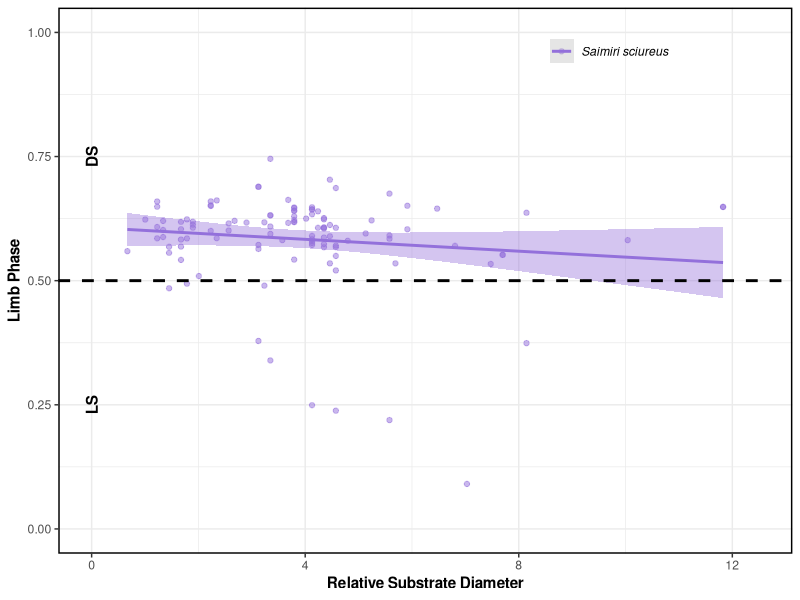
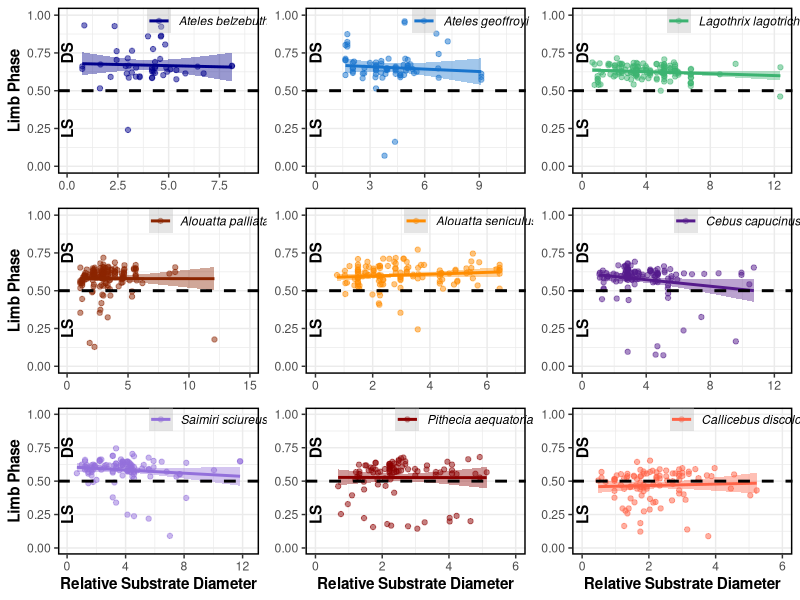

The R source for these figures, in order:
library(tidyverse)
library(cowplot)

d<-read_csv("data.csv")
head(d)

#creating plots for relative substrate diameter
p1<-ggplot(subset(d, Species %in% "Alouatta palliata"), 
  aes(x = scaled_Diam, y = MeanLphsMS)) +scale_color_manual(values="orangered4")+
  geom_point(aes(color=Species), alpha=.5)+geom_smooth(method="lm",formula=y~x, aes(color=Species), fill="orangered4")+
  labs(y= "Limb Phase", x = "Relative Substrate Diameter")+ylim(0.00, 1.00)+xlim(0.0,15.0)+
  geom_hline(yintercept=.5, linetype="dashed", size=1)+
  annotate(geom = "text", x = 0, y = .75, label = "DS", color = "black", angle = 90, fontface=2)+
  annotate(geom = "text", x = 0, y = .25, label = "LS", color = "black", angle = 90, fontface=2)+
  theme(axis.title.x=element_blank(),legend.position=c(.75,.92),
  legend.title=element_blank(), legend.background = element_rect(fill=NA),legend.text=element_text(face="italic"))+
  guides(color=guide_legend(override.aes=list(fill="gray")))
p1<-p1+theme(panel.background = element_blank(), panel.border = element_rect(colour = "black", fill=NA, size=1),
             panel.grid=element_line("gray92"), axis.title.y=element_text(face="bold"))

p2<-ggplot(subset(d, Species %in% "Alouatta seniculus"), 
  aes(x = scaled_Diam, y = MeanLphsMS)) +scale_color_manual(values="darkorange")+
  geom_point(aes(color=Species), alpha=.5)+geom_smooth(method="lm",formula=y~x, aes(color=Species), fill="darkorange")+
  labs(y= "Limb Phase", x = "Relative Substrate Diameter")+ylim(0.00, 1.00)+xlim(0.0,7.0)+
  geom_hline(yintercept=.5, linetype="dashed", size=1)+
  annotate(geom = "text", x = 0, y = .75, label = "DS", color = "black", angle = 90, fontface=2)+
  annotate(geom = "text", x = 0, y = .25, label = "LS", color = "black", angle = 90, fontface=2)+
  theme(axis.title.x=element_blank(), axis.title.y=element_blank(),legend.position=c(.75,.92),
  legend.title=element_blank(), legend.background = element_rect(fill=NA),legend.text=element_text(face="italic"))+
  guides(color=guide_legend(override.aes=list(fill="gray")))
p2<-p2+theme(panel.background = element_blank(), panel.border = element_rect(colour = "black", fill=NA, size=1),
             panel.grid=element_line("gray92"))

p3<-ggplot(subset(d, Species %in% "Ateles belzebuth"), 
  aes(x = scaled_Diam, y = MeanLphsMS)) +scale_color_manual(values="darkblue")+
  geom_point(aes(color=Species), alpha=.5)+geom_smooth(method="lm",formula=y~x, aes(color=Species), fill="darkblue")+
  labs(y= "Limb Phase", x = "Relative Substrate Diameter")+ylim(0.00, 1.00)+xlim(0.0,9.0)+
  geom_hline(yintercept=.5, linetype="dashed", size=1)+
  annotate(geom = "text", x = 0, y = .75, label = "DS", color = "black", angle = 90, fontface=2)+
  annotate(geom = "text", x = 0, y = .25, label = "LS", color = "black", angle = 90, fontface=2)+
  theme(axis.title.x=element_blank(),legend.position=c(.75,.92),
  legend.title=element_blank(), legend.background = element_rect(fill=NA),legend.text=element_text(face="italic"))+
  guides(color=guide_legend(override.aes=list(fill="gray")))
p3<-p3+theme(panel.background = element_blank(), panel.border = element_rect(colour = "black", fill=NA, size=1),
             panel.grid=element_line("gray92"), axis.title.y=element_text(face="bold"))

p4<-ggplot(subset(d, Species %in% "Ateles geoffroyi"), 
  aes(x = scaled_Diam, y = MeanLphsMS)) +scale_color_manual(values="dodgerblue3")+
  geom_point(aes(color=Species), alpha=.5)+geom_smooth(method="lm",formula=y~x,aes(color=Species), fill="dodgerblue3")+
  labs(y= "Limb Phase", x = "Relative Substrate Diameter")+ylim(0.00, 1.00)+xlim(0.0,11.0)+
  geom_hline(yintercept=.5, linetype="dashed", size=1)+
  annotate(geom = "text", x = 0, y = .75, label = "DS", color = "black", angle = 90, fontface=2)+
  annotate(geom = "text", x = 0, y = .25, label = "LS", color = "black", angle = 90, fontface=2)+
  theme(axis.title.x=element_blank(), axis.title.y=element_blank(),legend.position=c(.75,.92),
  legend.title=element_blank(), legend.background = element_rect(fill=NA),legend.text=element_text(face="italic"))+
  guides(color=guide_legend(override.aes=list(fill="gray")))
p4<-p4+theme(panel.background = element_blank(), panel.border = element_rect(colour = "black", fill=NA, size=1),
             panel.grid=element_line("gray92"))

p5<-ggplot(subset(d, Species %in% "Callicebus discolor"), 
  aes(x = scaled_Diam, y = MeanLphsMS)) +scale_color_manual(values="tomato")+
  geom_point(aes(color=Species), alpha=.5)+geom_smooth(method="lm",formula=y~x, aes(color=Species), fill="tomato")+
  labs(y= "Limb Phase", x = "Relative Substrate Diameter")+ylim(0.00, 1.00)+xlim(0.0,6.0)+
  geom_hline(yintercept=.5, linetype="dashed", size=1)+
  annotate(geom = "text", x = 0, y = .75, label = "DS", color = "black", angle = 90, fontface=2)+
  annotate(geom = "text", x = 0, y = .25, label = "LS", color = "black", angle = 90, fontface=2)+
  theme(axis.title.y=element_blank(),legend.position=c(.75,.92),
  legend.title=element_blank(), legend.background = element_rect(fill=NA),legend.text=element_text(face="italic"))+
  guides(color=guide_legend(override.aes=list(fill="gray")))
p5<-p5+theme(panel.background = element_blank(), panel.border = element_rect(colour = "black", fill=NA, size=1),
             panel.grid=element_line("gray92"),axis.title.x=element_text(face="bold"))

p6<-ggplot(subset(d, Species %in% "Cebus capucinus"), 
  aes(x = scaled_Diam, y = MeanLphsMS)) +scale_color_manual(values="purple4")+
  geom_point(aes(color=Species), alpha=.5)+geom_smooth(method="lm",formula=y~x, aes(color=Species), fill="purple4")+
  labs(y= "Limb Phase", x = "Relative Substrate Diameter")+ylim(0.00, 1.00)+xlim(0.0,12.5)+
  geom_hline(yintercept=.5, linetype="dashed", size=1)+
  annotate(geom = "text", x = 0, y = .75, label = "DS", color = "black", angle = 90, fontface=2)+
  annotate(geom = "text", x = 0, y = .25, label = "LS", color = "black", angle = 90, fontface=2)+
  theme(axis.title.x=element_blank(), axis.title.y=element_blank(),legend.position=c(.75,.92),
  legend.title=element_blank(), legend.background = element_rect(fill=NA),legend.text=element_text(face="italic"))+
  guides(color=guide_legend(override.aes=list(fill="gray")))
p6<-p6+theme(panel.background = element_blank(), panel.border = element_rect(colour = "black", fill=NA, size=1),
             panel.grid=element_line("gray92"))

p7<-ggplot(subset(d, Species %in% "Lagothrix lagotricha"), 
  aes(x = scaled_Diam, y = MeanLphsMS)) +scale_color_manual(values="mediumseagreen")+
  geom_point(aes(color=Species), alpha=.5)+geom_smooth(method="lm",formula=y~x, aes(color=Species), fill="mediumseagreen")+
  labs(y= "Limb Phase", x = "Relative Substrate Diameter")+ylim(0.00, 1.00)+xlim(0.0,12.5)+
  geom_hline(yintercept=.5, linetype="dashed", size=1)+
  annotate(geom = "text", x = 0, y = .75, label = "DS", color = "black", angle = 90, fontface=2)+
  annotate(geom = "text", x = 0, y = .25, label = "LS", color = "black", angle = 90, fontface=2)+
  theme(axis.title.x=element_blank(), axis.title.y=element_blank(),legend.position=c(.75,.92),
  legend.title=element_blank(), legend.background = element_rect(fill=NA),legend.text=element_text(face="italic"))+
  guides(color=guide_legend(override.aes=list(fill="gray")))
p7<-p7+theme(panel.background = element_blank(), panel.border = element_rect(colour = "black", fill=NA, size=1),
             panel.grid=element_line("gray92"))

p8<-ggplot(subset(d, Species %in% "Pithecia aequatorialis"), 
  aes(x = scaled_Diam, y = MeanLphsMS)) +scale_color_manual(values="darkred")+
  geom_point(aes(color=Species), alpha=.5)+geom_smooth(method="lm",formula=y~x, aes(color=Species), fill="darkred")+
  labs(y= "Limb Phase", x = "Relative Substrate Diameter")+ylim(0.00, 1.00)+xlim(0.0,6.0)+
  geom_hline(yintercept=.5, linetype="dashed", size=1)+
  annotate(geom = "text", x = 0, y = .75, label = "DS", color = "black", angle = 90, fontface=2)+
  annotate(geom = "text", x = 0, y = .25, label = "LS", color = "black", angle = 90, fontface=2)+
  theme(axis.title.y=element_blank(),legend.position=c(.75,.92),legend.title=element_blank(),
  legend.background = element_rect(fill=NA),legend.text=element_text(face="italic"))+
  guides(color=guide_legend(override.aes=list(fill="gray")))
p8<-p8+theme(panel.background = element_blank(), panel.border = element_rect(colour = "black", fill=NA, size=1),
             panel.grid=element_line("gray92"),axis.title.x=element_text(face="bold"))

p9<-ggplot(subset(d, Species %in% "Saimiri sciureus"), 
  aes(x = scaled_Diam, y = MeanLphsMS)) +scale_color_manual(values="mediumpurple")+
  geom_point(aes(color=Species),alpha=.5)+geom_smooth(method="lm",formula=y~x,aes(color=Species), fill="mediumpurple")+
  labs(y= "Limb Phase", x = "Relative Substrate Diameter")+ylim(0.00, 1.00)+xlim(0.0,12.5)+
  geom_hline(yintercept=.5, linetype="dashed", size=1)+
  annotate(geom = "text", x = 0, y = .75, label = "DS", color = "black", angle = 90, fontface=2)+
  annotate(geom = "text", x = 0, y = .25, label = "LS", color = "black", angle = 90, fontface=2)+
  theme(legend.position=c(.75,.92),legend.title=element_blank(),legend.background = element_rect(fill=NA),
  legend.text=element_text(face="italic"))+guides(color=guide_legend(override.aes=list(fill="gray")))
p9<-p9+theme(panel.background = element_blank(), panel.border = element_rect(colour = "black", fill=NA, size=1),
  panel.grid=element_line("gray92"), axis.title.x=element_text(face="bold"), axis.title.y=element_text(face="bold"))
p9

#plotting in the order of the graphs in the paper
plot_grid(p3, p4, p7, p1, p2, p6, p9, p8, p5)

